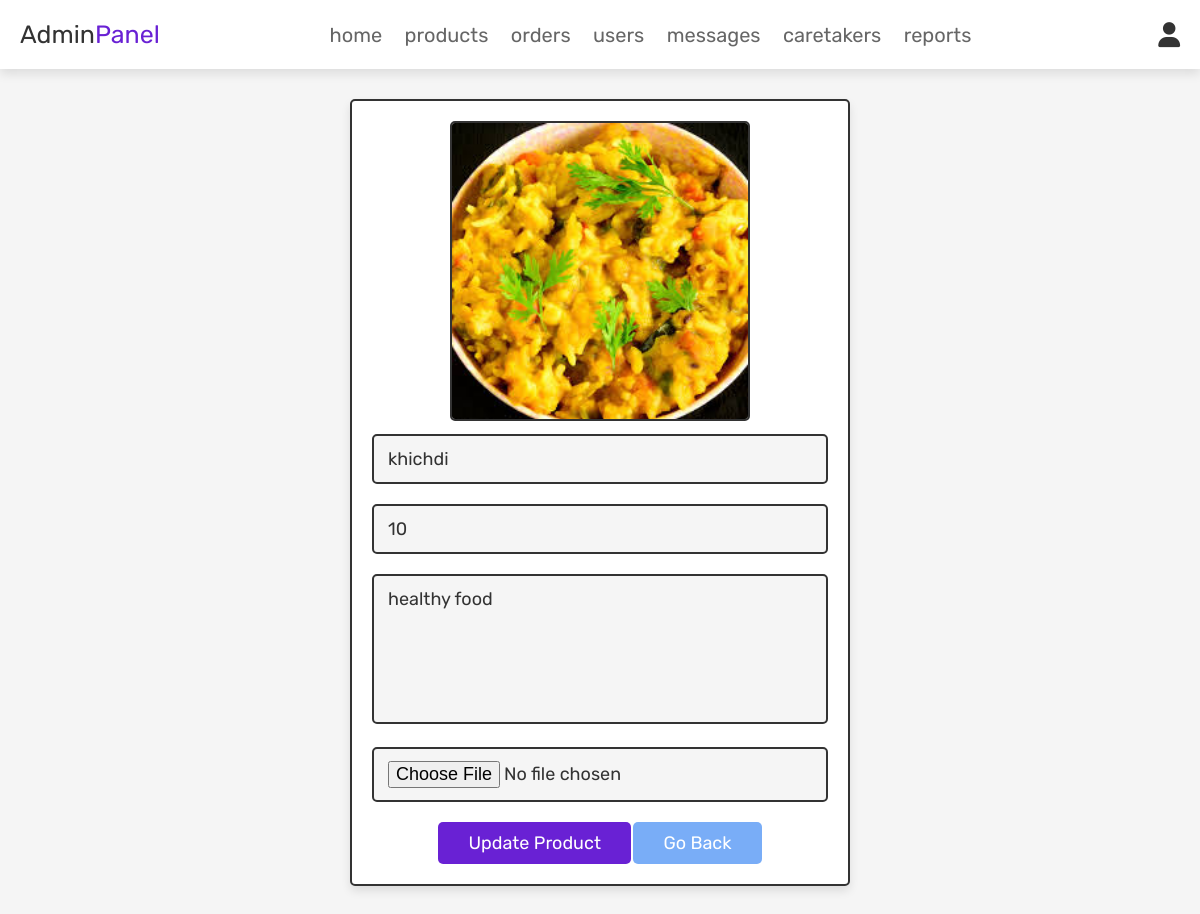
Screenshot of /admin_update_product.php?update=21 (signed in) with the database file from the repository.
### tables this page shows
CREATE TABLE `products` (
  `id` int(100) NOT NULL,
  `name` varchar(100) NOT NULL,
  `details` varchar(500) NOT NULL,
  `price` int(100) NOT NULL,
  `image` varchar(100) NOT NULL
);

### admin_update_product.php (the view, shortened to what this page needs)
<!DOCTYPE html>
<html lang="en">
<head>
   <link rel="stylesheet" href="https://cdnjs.cloudflare.com/ajax/libs/font-awesome/6.0.0/css/all.min.css">
   <link rel="stylesheet" href="css/admin_style.css">
</head>
<body>
<?php @include 'admin_header.php'; ?>
<section class="update-product">
<?php
   $update_id = $_GET['update'];
   $select_products = mysqli_query($conn, "SELECT * FROM `products` WHERE id = '$update_id'") or die('query failed');
   if(mysqli_num_rows($select_products) > 0){
      while($fetch_products = mysqli_fetch_assoc($select_products)){
?>
<form action="" method="post" enctype="multipart/form-data">
   <img src="uploaded_img/<?php echo $fetch_products['image']; ?>" class="image"  alt="">
   <input type="text" class="box" value="<?php echo $fetch_products['name']; ?>" required placeholder="update product name" name="name">
   <input type="number" min="0" class="box" value="<?php echo $fetch_products['price']; ?>" required placeholder="update product price" name="price">
   <textarea name="details" class="box" required placeholder="update product details" cols="30" rows="10"><?php echo $fetch_products['details']; ?></textarea>
   <input type="file" accept="image/jpg, image/jpeg, image/png" class="box" name="image">
   <input type="submit" value="update product" name="update_product" class="btn">
   <a href="admin_products.php" class="option-btn">go back</a>
</form>
<?php
      }
   }else{
      echo '<p class="empty">no update product select</p>';
   }
?>
</section>
</body>
</html>

### css/admin_style.css (style rules this page uses)
:root { --purple:#6921d4; --red:#c0392b; --orange:#79adf7; --black:#333; --white:#fff; --light-color:#666; --light-white:#ccc; --light-bg:#f5f5f5; --msg:#2bf779; --border:.2rem solid var(--black); --box-shadow:0 .5rem 1rem rgba(0,0,0,.1); }
* { font-family: 'Rubik', sans-serif; margin:0; padding:0; box-sizing: border-box; outline: none; border:none; text-decoration: none; transition:all .2s linear; }
html { font-size: 62.5%; overflow-x: hidden; scroll-behavior: smooth; scroll-padding-top: 6.5rem; }
body { background: var(--light-bg); }
section { padding:3rem 2rem; }
.btn, .delete-btn, .option-btn { display: inline-block; border-radius: .5rem; margin-top: 1rem; font-size: 1.8rem; color:#fff; cursor: pointer; padding:1rem 3rem; text-transform: capitalize; }
.btn { background-color: var(--purple); }
.option-btn { background-color: var(--orange); }
.update-product form { max-width: 50rem; border-radius: .5rem; background-color: var(--white); border:var(--border); padding:2rem; text-align: center; margin:0 auto; box-shadow: var(--box-shadow); }
.update-product form .box { width: 100%; margin:1rem 0; font-size: 1.8rem; color:var(--black); border-radius: .5rem; background-color: var(--light-bg); padding:1.2rem 1.4rem; border:var(--border); }
.update-product form textarea { height: 15rem; resize: none; }
.update-product .image { height: 30rem; border:var(--border); border-radius: .5rem; object-fit: cover; }

### rows the page displays
products: image (picture), name "khichdi", price "10", details "healthy food"
